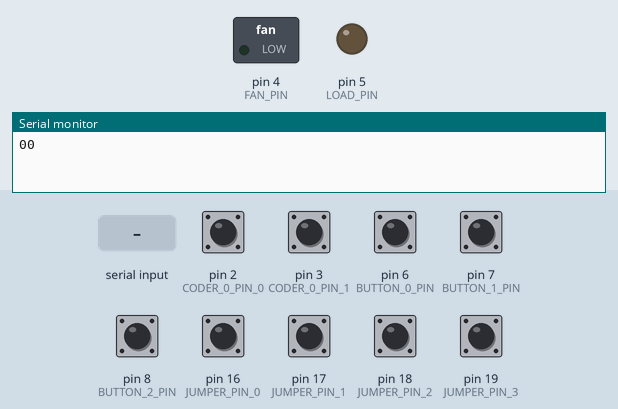
The sketch below on a simulated Arduino Uno, built with avr-gcc and run on an emulated ATmega328P. Parts: switched loads named in the sketch (green lamp = pin HIGH), output pins drawn as LEDs (lit = HIGH), the last lines printed to the serial monitor. The inputs (shaded band) are chosen by the test bench; at power-on: pin 2 (CODER_0_PIN_0), pin 3 (CODER_0_PIN_1), pin 6 (BUTTON_0_PIN), pin 7 (BUTTON_1_PIN), pin 8 (BUTTON_2_PIN), pin 16 (JUMPER_PIN_0), pin 17 (JUMPER_PIN_1), pin 18 (JUMPER_PIN_2), pin 19 (JUMPER_PIN_3) HIGH.

Above: at 1.2 s.
1.3 s: "fan_1\n" received over Serial
At 3.0 s:
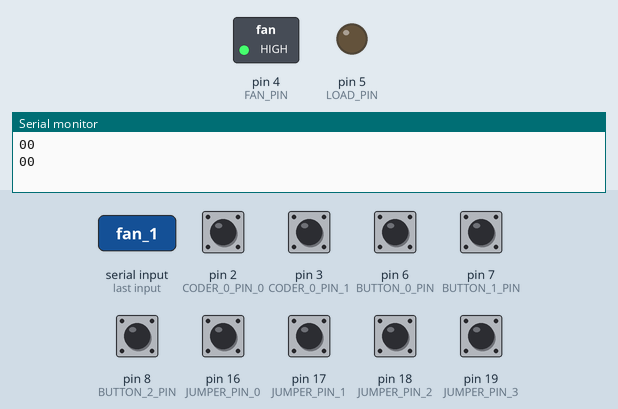
3.5 s: "load_1\n" received over Serial
At 4.5 s:
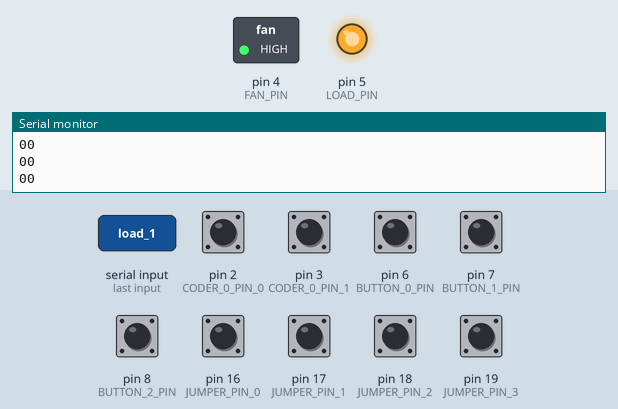
5.5 s: "fan_0\n" received over Serial
At 7.2 s:
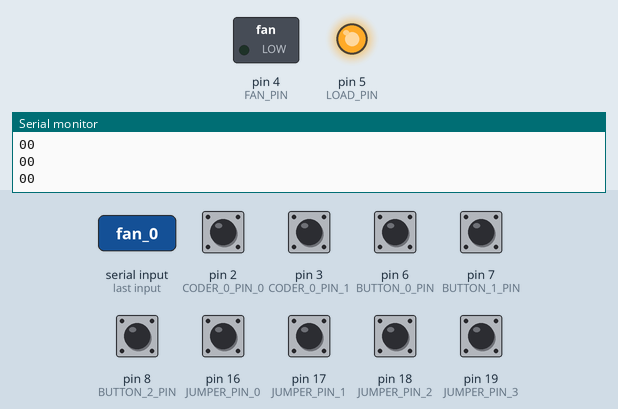
7.5 s: "load_0\n" received over Serial
At 8.7 s:
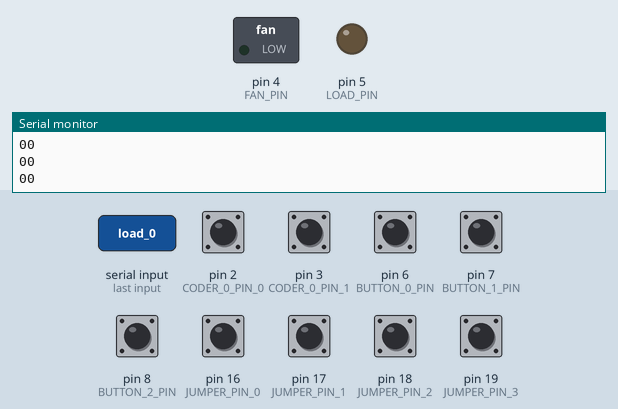
Timing chart, 0 to 10.5 s (numbered marks = the images above; inputs shaded):
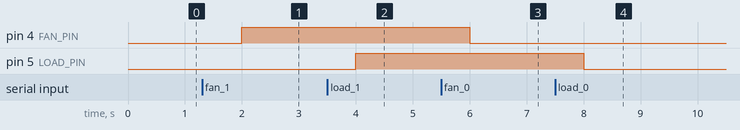

The sketch:

cody_reader.ino
```cpp
#define CODER_0_PIN_0  2
#define CODER_0_PIN_1  3
#define FAN_PIN        4
#define LOAD_PIN       5
#define BUTTON_0_PIN   6
#define BUTTON_1_PIN   7
#define BUTTON_2_PIN   8
#define SPARE_PIN_0    9
#define SPARE_PIN_1    10
#define SPARE_PIN_2    11
#define SPARE_PIN_3    12
#define SPARE_PIN_4    14
#define SPARE_PIN_5    15
#define JUMPER_PIN_0   16 //DEVICE_ID LSB
#define JUMPER_PIN_1   17 //...
#define JUMPER_PIN_2   18 //...
#define JUMPER_PIN_3   19 //DEVICE ID MSB

#define ILLEGAL   0
#define UP        1
#define DOWN      2
#define NO_CHANGE 3

#define DESIRED_DIRECTION_0 DOWN

#define STOP  LOW
#define START HIGH

#define CODER_0        0
#define BUTTON_0       1
#define BUTTON_1       2
#define BUTTON_2       3
#define PING           4
#define IDENTIFICATION 5
#define BUTTON_OP      6

int DEVICE_ID; //this is a "semi-define" variable, set once in the setup phase
int DEVICE_ID_MAP[16] = {10, 11, 12, 20, 21, 22, 23, 30, 40, 41, 42, 43, 00, 00, 00, 00}; //"tens" digit = which exhibit, "ones" digit = which arduino inside the exhibit. currently mapping is arbitrary. need to revise.

int poll_result_button_0 = 0x2;
int poll_result_button_1 = 0x2;
int poll_result_button_2 = 0x2;
int poll_result_coder_0  = 0;

int coder_0_movement = ILLEGAL;

volatile unsigned int coder_0_counter = 0;
volatile unsigned int send_data = 0;

char in_char;
String in_command;
int command_complete;

void setup() {
  in_command.reserve(10);

  Serial.begin(9600);

  pinMode(CODER_0_PIN_0,INPUT_PULLUP);
  pinMode(CODER_0_PIN_1,INPUT_PULLUP);

  pinMode(BUTTON_0_PIN,INPUT_PULLUP);
  pinMode(BUTTON_1_PIN,INPUT_PULLUP);
  pinMode(BUTTON_2_PIN,INPUT_PULLUP);

  pinMode(FAN_PIN,OUTPUT);
  pinMode(LOAD_PIN,OUTPUT);

  pinMode(JUMPER_PIN_0,INPUT_PULLUP);
  pinMode(JUMPER_PIN_1,INPUT_PULLUP);
  pinMode(JUMPER_PIN_2,INPUT_PULLUP);
  pinMode(JUMPER_PIN_3,INPUT_PULLUP);

  int bit0 = 1 * digitalRead(JUMPER_PIN_0);
  int bit1 = 2 * digitalRead(JUMPER_PIN_1);
  int bit2 = 4 * digitalRead(JUMPER_PIN_2);
  int bit3 = 8 * digitalRead(JUMPER_PIN_3);

  DEVICE_ID = DEVICE_ID_MAP[bit0 + bit1 + bit2 + bit3];

  // initialize timer1
  noInterrupts();           // disable all interrupts
  TCCR1A = 0;
  TCCR1B = 0;

  TCNT1 = 49911;            // preload timer 65536-16MHz/1024 -> ~1sec until overflow, need to set this value on every call to interrupt routine
  TCCR1B |= (1 << CS12) | (1 << CS10);    // 1024 prescaler
  TIMSK1 |= (1 << TOIE1);   // enable timer overflow interrupt
  interrupts();             // enable all interrupts
}

void loop() {
  poll_inputs();
  if (send_data) {
    counter_write(CODER_0);
    send_data = 0;
    check_id_request();
  }
}

void counter_write(byte op_id) {
  unsigned int temp_data;
  switch (op_id) {
  case CODER_0 :
    temp_data = coder_0_counter;
    coder_0_counter = 0;
    break;
  case BUTTON_0 : case BUTTON_1 : case BUTTON_2 :
    temp_data = op_id; //op_id at this stage is differet for each button, we set the data to this temp op_id, and the op id to a one that is common for all buttons
    op_id = BUTTON_OP;
    break;
  case IDENTIFICATION :
    temp_data = DEVICE_ID;
    break;
  case PING :
    Serial.print("P\n");
    return; //this one is differnt as we need to send only P, hence we return instead of doing the regular break and Serial prints below.
  }

  Serial.print(op_id);
  //Serial.print('\n');
  Serial.print(temp_data);
  Serial.print('\n');

}

ISR(TIMER1_OVF_vect) {      // interrupt service routine that wraps a user defined function supplied by attachInterrupt
  TCNT1 = 49911;            // reset the timer to the 1sec value
  send_data = 1;
}

void poll_inputs() {
  poll_result_coder_0 = poll_result_coder_0 << 2; //we are reading 2 bits every time so we should get |P1|P0|C1|C0|
  poll_result_coder_0 = digitalRead(CODER_0_PIN_0) ? (poll_result_coder_0 | (0x1 << 0)) : (poll_result_coder_0 & ~(0x1 << 0));
  poll_result_coder_0 = digitalRead(CODER_0_PIN_1) ? (poll_result_coder_0 | (0x1 << 1)) : (poll_result_coder_0 & ~(0x1 << 1));
  coder_0_movement = coder_LUT(poll_result_coder_0);
  if (coder_0_movement == DESIRED_DIRECTION_0) coder_0_counter++;

  poll_result_button_0 = poll_result_button_0 << 1;
  poll_result_button_0 = digitalRead(BUTTON_0_PIN) ? (poll_result_button_0 | 0x1) : (poll_result_button_0 & ~0x1);
  poll_result_button_1 = poll_result_button_1 << 1;
  poll_result_button_1 = digitalRead(BUTTON_1_PIN) ? (poll_result_button_1 | 0x1) : (poll_result_button_1 & ~0x1);
  poll_result_button_2 = poll_result_button_2 << 1;
  poll_result_button_2 = digitalRead(BUTTON_2_PIN) ? (poll_result_button_2 | 0x1) : (poll_result_button_2 & ~0x1);

  if (poll_result_button_0 == 0x1) counter_write(BUTTON_0);
  if (poll_result_button_1 == 0x1) counter_write(BUTTON_1);
  if (poll_result_button_2 == 0x1) counter_write(BUTTON_2);
}

int coder_LUT(int poll_result) {
  int coder_movement;
  switch (poll_result & 0xF) {
/*  case 0x0:  //00_00
      break;          */
    case 0x1:  //00_01
      coder_movement = UP;
      break;
    case 0x2:  //00_10
      coder_movement = DOWN;
      break;
    case 0x3:  //00_11
      coder_movement = ILLEGAL;
      poll_result_coder_0 >> 2;
      break;
    case 0x4:  //01_00
      coder_movement = DOWN;
      break;
/*  case 0x5:  //01_01
      break;          */
    case 0x6:  //01_10
      coder_movement = ILLEGAL;
      poll_result_coder_0 >> 2;
      break;
    case 0x7:  //01_11
      coder_movement = UP;
      break;
    case 0x8:  //10_00
      coder_movement = UP;
      break;
    case 0x9:  //10_01
      coder_movement = ILLEGAL;
      poll_result_coder_0 >> 2;
      break;
/*  case 0xA:  //10_10
      break;          */
    case 0xB:  //10_11
      coder_movement = DOWN;
      break;
    case 0xC:  //11_00
      coder_movement = ILLEGAL;
      poll_result_coder_0 >> 2;
      break;
    case 0xD:  //11_01
      coder_movement = DOWN;
      break;
    case 0xE:  //11_10
      coder_movement = UP;
      break;
/*    case 0xF:  //11_11
      break;          */
    default:
      coder_movement = NO_CHANGE;
      break;
  }
  return coder_movement;
}

void check_id_request() {
  command_complete = 0;
  while (Serial.available()) {
    in_char = (char)Serial.read();
    if (in_char == '\n') command_complete = 1;
    else                 in_command += in_char;
  }
  if (command_complete) {
      if (in_command == "P")      counter_write(PING);
      if (in_command == "who_is") counter_write(IDENTIFICATION);
      if (in_command == "fan_0")  digitalWrite(FAN_PIN,STOP);
      if (in_command == "fan_1")  digitalWrite(FAN_PIN,START);
      if (in_command == "load_0") digitalWrite(LOAD_PIN,STOP);
      if (in_command == "load_1") digitalWrite(LOAD_PIN,START);
      in_command = "";
  }
}
```

Measured:
- after the input at 1.3 s, pin 4 (FAN_PIN): LOW → HIGH after 0.70 s
- after the input at 3.5 s, pin 5 (LOAD_PIN): LOW → HIGH after 0.50 s
- after the input at 5.5 s, pin 4 (FAN_PIN): HIGH → LOW after 0.50 s
- after the input at 7.5 s, pin 5 (LOAD_PIN): HIGH → LOW after 0.50 s
